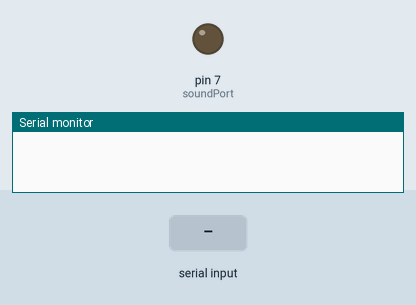
The sketch below on a simulated Arduino Uno, built with avr-gcc and run on an emulated ATmega328P. On the bench: output pins drawn as LEDs (lit = HIGH), the last lines printed to the serial monitor. The inputs (shaded band) are chosen by the test bench.

Above: at 1.2 s.
1.3 s: "200\n" received over Serial
At 2.5 s:
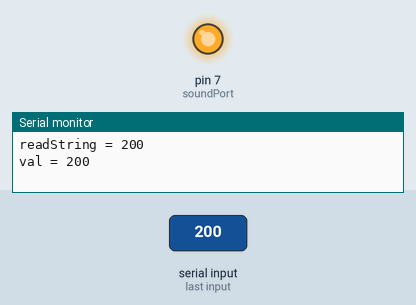
2.8 s: "5\n" received over Serial
At 3.6 s:
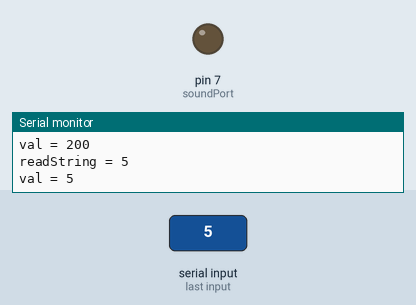
Timing chart, 0 to 5.8 s (numbered marks = the images above; inputs shaded):
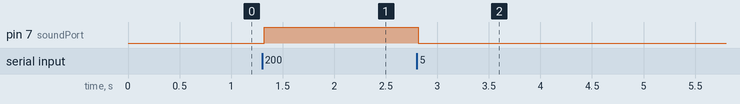

The sketch:

piezo_pwm_sound.ino
```cpp
int val = 0;    // variable to read the value from the analog pin
int soundPort = 7;
String readString;

void setup()
{
  Serial.begin(9600);        // initialize serial communication at 9600 bits per second:
}

void loop()
{
  analogWrite(soundPort, val);
  delay(15);

  while (Serial.available()) {
    char c = Serial.read();  //gets one byte from serial buffer
    readString += c; //makes the string readString
    delay(2);  //slow looping to allow buffer to fill with next character
  }

  if (readString.length() >0) {
    Serial.println("readString = " + readString);  //so you can see the captured string
    delay(2);
    val = readString.toInt();
    delay(2);
    Serial.print("val = ");
    Serial.println(val, DEC);
    readString = "";
  }
}
```

Measured:
- after the input at 1.3 s, pin 7 (soundPort): LOW → HIGH at once
- after the input at 2.8 s, pin 7 (soundPort): HIGH → LOW at once
